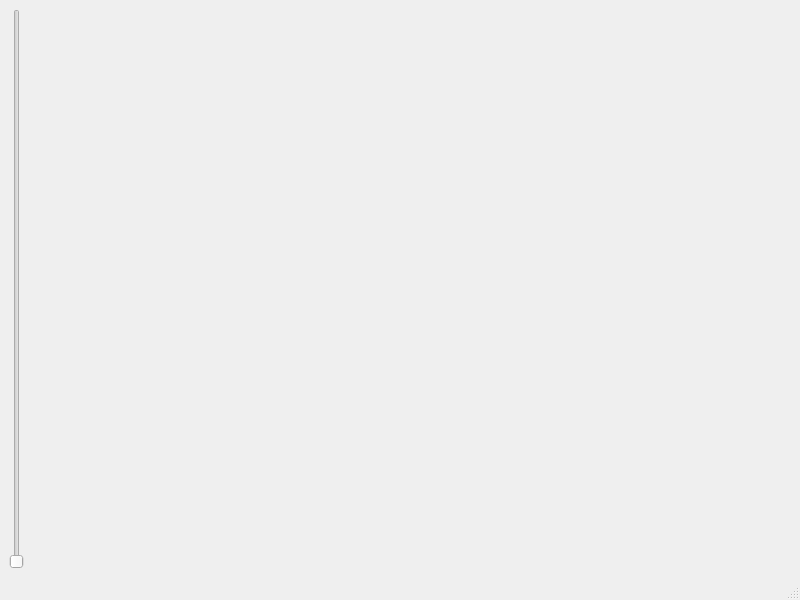
<?xml version="1.0" encoding="UTF-8"?>
<ui version="4.0">
 <class>MainWindow</class>
 <widget class="QMainWindow" name="MainWindow">
  <property name="geometry">
   <rect>
    <x>0</x>
    <y>0</y>
    <width>800</width>
    <height>600</height>
   </rect>
  </property>
  <property name="windowTitle">
   <string>MainWindow</string>
  </property>
  <widget class="QWidget" name="centralwidget">
   <layout class="QHBoxLayout" name="horizontalLayout">
    <item>
     <widget class="QSlider" name="verticalSlider">
      <property name="orientation">
       <enum>Qt::Vertical</enum>
      </property>
     </widget>
    </item>
    <item>
     <widget class="QLabel" name="label">
      <property name="text">
       <string/>
      </property>
     </widget>
    </item>
   </layout>
  </widget>
  <widget class="QMenuBar" name="menubar">
   <property name="geometry">
    <rect>
     <x>0</x>
     <y>0</y>
     <width>800</width>
     <height>26</height>
    </rect>
   </property>
  </widget>
  <widget class="QStatusBar" name="statusbar"/>
 </widget>
 <resources/>
 <connections/>
</ui>
